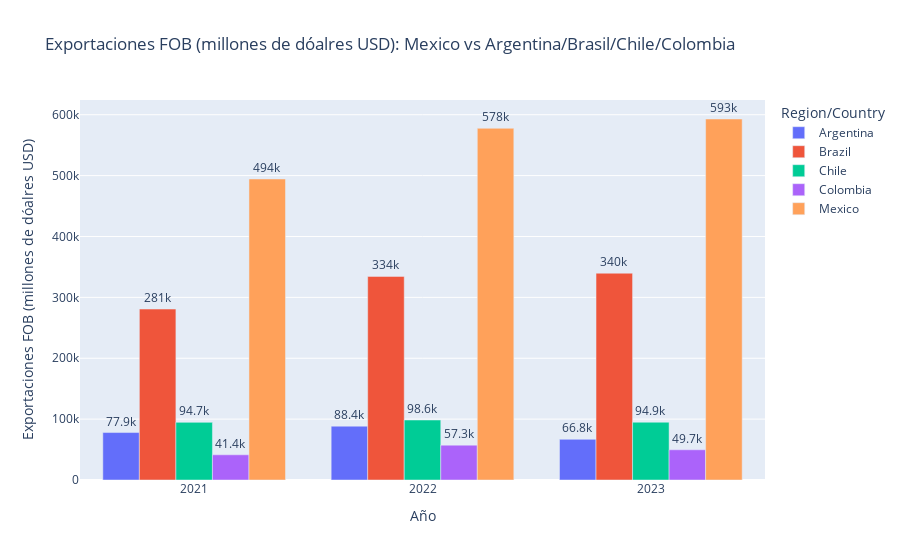

Source (notebook cell):
### Code cell
# Filtrar solo Exports FOB
exports = df_filtrado[df_filtrado['Series'] == 'Exports FOB (millions of US dollars)']

# Seleccionar México y Argentina/Brasil/Chile/Colombia
subset = exports[exports['Region/Country'].isin(['Mexico', 'Argentina', 'Brazil', 'Chile', 'Colombia'])]

# Gráfico de barras
fig = px.bar(
    subset,
    x="Year",
    y="Value",
    color="Region/Country",
    barmode="group",
    title="Exportaciones FOB (millones de dóalres USD): Mexico vs Argentina/Brasil/Chile/Colombia",
    labels={"Value": "Exportaciones FOB (millones de dóalres USD)", "Year": "Año"}
)
fig.update_traces(texttemplate='%{y:.3s}', textposition='outside')
fig.show()

### Figure 1 — Plotly figure (JSON) as saved in the notebook; plotly's stock layout.template omitted (floating-point values rounded to 4 significant figures)
{"data": [{"alignmentgroup": "True", "hovertemplate": "Region/Country=Argentina<br>Año=%{x}<br>Exportaciones FOB (millones de dóalres USD)=%{y}<extra></extra>", "legendgroup": "Argentina", "marker": {"color": "#636efa", "pattern": {"shape": ""}}, "name": "Argentina", "offsetgroup": "Argentina", "orientation": "v", "showlegend": true, "textposition": "outside", "texttemplate": "%{y:.3s}", "type": "bar", "x": [2021, 2022, 2023], "xaxis": "x", "y": [77934, 88446, 66789], "yaxis": "y"}, {"alignmentgroup": "True", "hovertemplate": "Region/Country=Brazil<br>Año=%{x}<br>Exportaciones FOB (millones de dóalres USD)=%{y}<extra></extra>", "legendgroup": "Brazil", "marker": {"color": "#EF553B", "pattern": {"shape": ""}}, "name": "Brazil", "offsetgroup": "Brazil", "orientation": "v", "showlegend": true, "textposition": "outside", "texttemplate": "%{y:.3s}", "type": "bar", "x": [2021, 2022, 2023], "xaxis": "x", "y": [280815, 334463, 339696], "yaxis": "y"}, {"alignmentgroup": "True", "hovertemplate": "Region/Country=Chile<br>Año=%{x}<br>Exportaciones FOB (millones de dóalres USD)=%{y}<extra></extra>", "legendgroup": "Chile", "marker": {"color": "#00cc96", "pattern": {"shape": ""}}, "name": "Chile", "offsetgroup": "Chile", "orientation": "v", "showlegend": true, "textposition": "outside", "texttemplate": "%{y:.3s}", "type": "bar", "x": [2021, 2022, 2023], "xaxis": "x", "y": [94677, 98557, 94936], "yaxis": "y"}, {"alignmentgroup": "True", "hovertemplate": "Region/Country=Colombia<br>Año=%{x}<br>Exportaciones FOB (millones de dóalres USD)=%{y}<extra></extra>", "legendgroup": "Colombia", "marker": {"color": "#ab63fa", "pattern": {"shape": ""}}, "name": "Colombia", "offsetgroup": "Colombia", "orientation": "v", "showlegend": true, "textposition": "outside", "texttemplate": "%{y:.3s}", "type": "bar", "x": [2021, 2022, 2023], "xaxis": "x", "y": [41390, 57259, 49658], "yaxis": "y"}, {"alignmentgroup": "True", "hovertemplate": "Region/Country=Mexico<br>Año=%{x}<br>Exportaciones FOB (millones de dóalres USD)=%{y}<extra></extra>", "legendgroup": "Mexico", "marker": {"color": "#FFA15A", "pattern": {"shape": ""}}, "name": "Mexico", "offsetgroup": "Mexico", "orientation": "v", "showlegend": true, "textposition": "outside", "texttemplate": "%{y:.3s}", "type": "bar", "x": [2021, 2022, 2023], "xaxis": "x", "y": [494461, 577731, 592997], "yaxis": "y"}], "layout": {"barmode": "group", "legend": {"title": {"text": "Region/Country"}, "tracegroupgap": 0}, "title": {"text": "Exportaciones FOB (millones de dóalres USD): Mexico vs Argentina/Brasil/Chile/Colombia"}, "xaxis": {"anchor": "y", "domain": [0, 1], "title": {"text": "Año"}}, "yaxis": {"anchor": "x", "domain": [0, 1], "title": {"text": "Exportaciones FOB (millones de dóalres USD)"}}}}
